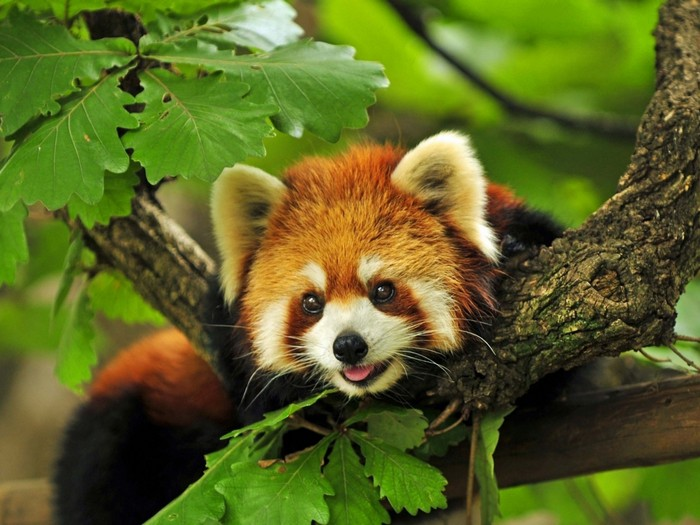
#> input picture homework-practice-02_part_1_2/panda.jpg, 700 x 525 px
$ jupyter execute lab2.AvdeenkoMD_NPM.ipynb
#> lines starting #> are read from the running program, lines starting #| are printed output that depends on the picture
**Часть 1**

[cell 1]
from PIL import Image
import numpy as np
from matplotlib import pyplot as plt
import os

img = Image.open('panda.jpg')
#> img is the input picture: PIL image 700x525 RGB; mean R, G, B 91, 99.9, 35
w, h = img.size
#> w = 700; h = 525
img = img.resize((w//4, h//4))
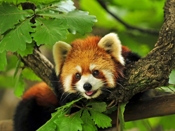
#> img: PIL image 175x131 RGB; mean R, G, B 91, 99.9, 35
w, h = img.size
#> w = 175; h = 131

x = np.array(img, dtype=np.float32)
print(f"Форма массива: {x.shape}")
#| Форма массива: (131, 175, 3)

def compress_channel(channel, k):
    U, S, V = np.linalg.svd(channel, full_matrices=False)
    compressed = U[:, :k] @ np.diag(S[:k]) @ V[:k, :]
    return np.clip(compressed, 0, 255).astype(np.uint8)

def compress_rgb_image(image_array, k):
    if len(image_array.shape) == 3:
        compressed_channels = []
        for i in range(3):
            compressed_channel = compress_channel(image_array[:, :, i], k)
            compressed_channels.append(compressed_channel)
        return np.stack(compressed_channels, axis=2)
    else:
        return compress_channel(image_array, k)

def calculate_size(U, S, V, k):
    m, n = U.shape[0], V.shape[1]
    size_compressed = (m * k + k + n * k) * 4
    size_original = m * n * 3 * 4
    return size_compressed, size_original

k_values = [1, 2, 10, 30, 100]

fig, axes = plt.subplots(2, 3, figsize=(20, 10))
axes = axes.flatten()

axes[0].imshow(x.astype(np.uint8))
axes[0].set_title('Оригинал')
axes[0].axis('off')

for i, k in enumerate(k_values, 1):
    if i >= len(axes):
        break

    compressed_img = compress_rgb_image(x, k)

    U, S, V = np.linalg.svd(x[:, :, 0], full_matrices=False)
    size_compressed, size_original = calculate_size(U, S, V, k)
    compression_ratio = size_original / size_compressed

    axes[i].imshow(compressed_img)
    axes[i].set_title(f'k={k}\nСжатие: {compression_ratio:.1f}x')
    axes[i].axis('off')

    Image.fromarray(compressed_img).save(f'compressed_k_{k}.jpg')
#> this loop made 5 passes
#> (size_compressed, compression_ratio) on passes 1 to 5: (1228, 224), (2456, 112), (12280, 22.4), (36840, 7.47), (122800, 2.24)
#> pass 1, in compress_channel, `U, S, V = np.linalg.svd(channel, full_matrices=False)`:
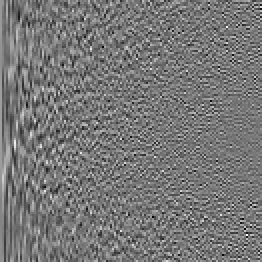
#> U: shape (131, 131) float32 (shown 2 times larger); min -0.341, max 0.387, mean 0.000565; drawn with min black and max white
#> pass 1, in compress_channel, `U, S, V = np.linalg.svd(channel, full_matrices=False)`:
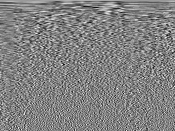
#> V: shape (131, 175) float32; min -0.302, max 0.292, mean 0.000733; drawn with min black and max white
#> pass 1, in compress_channel, `compressed = U[:, :k] @ np.diag(S[:k]) @ V[:k, :]`:
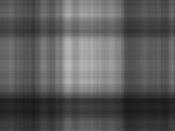
#> compressed: shape (131, 175) float32; min 25.01, max 187.4, mean 90.3
#> pass 1, in compress_channel (call 2), `U, S, V = np.linalg.svd(channel, full_matrices=False)`:
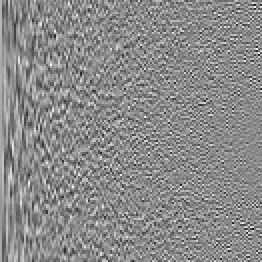
#> U: shape (131, 131) float32 (shown 2 times larger); min -0.388, max 0.328, mean 0.000856; drawn with min black and max white

plt.tight_layout()
plt.show()
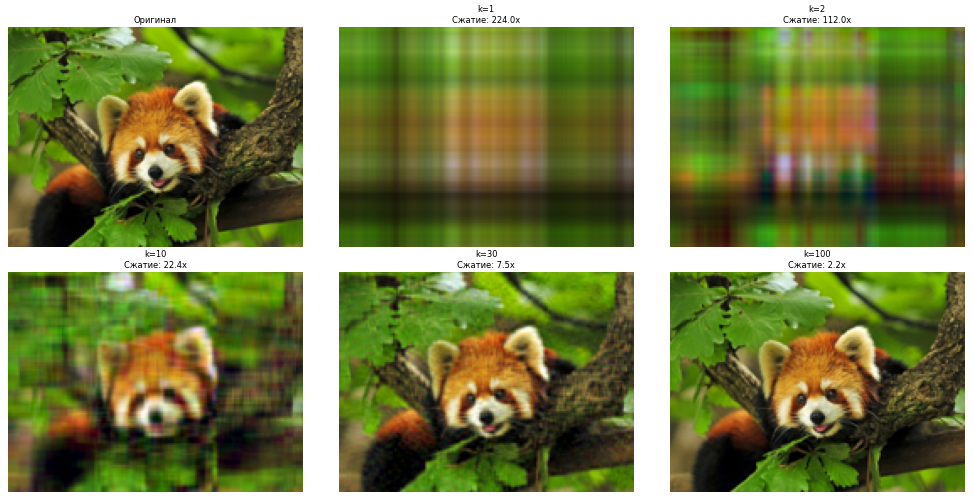
#> figure drawn by matplotlib, 6 panels

**Часть 2**

Многомерное Гауссово распределение

[cell 2]
import numpy as np
import matplotlib.pyplot as plt

M = 200
sigma1 = 0.1
sigma2 = 0.5
alpha = np.pi / 4  # угол поворота 45 градусов

x1 = np.random.randn(M, 1) * sigma1
x2 = np.random.randn(M, 1) * sigma2
X = np.concatenate((x1, x2), axis=1)

R = np.array([[np.cos(alpha), -np.sin(alpha)],
              [np.sin(alpha), np.cos(alpha)]])

X_rotated = X @ R.T

cov_matrix = R @ np.diag([sigma1**2, sigma2**2]) @ R.T
X_multivariate = np.random.multivariate_normal([0, 0], cov_matrix, M)

cov_rotated = np.cov(X_rotated.T)
cov_multivariate = np.cov(X_multivariate.T)

print("Матрица ковариации для повернутых точек:")
print(cov_rotated)
print("\nМатрица ковариации для multivariate_normal:")
print(cov_multivariate)

plt.figure(figsize=(12, 5))

plt.subplot(1, 2, 1)
plt.scatter(X_rotated[:, 0], X_rotated[:, 1], alpha=0.6, s=30, label='Повернутые')
plt.scatter(X_multivariate[:, 0], X_multivariate[:, 1], alpha=0.6, s=30, label='multivariate_normal')
plt.xlabel('x1')
plt.ylabel('x2')
plt.title('Сравнение облаков точек')
plt.legend()
plt.grid(True, alpha=0.3)

plt.subplot(1, 2, 2)
plt.scatter(X[:, 0], X[:, 1], alpha=0.6, s=30)
plt.xlabel('x1')
plt.ylabel('x2')
plt.title('Исходное распределение (до поворота)')
plt.grid(True, alpha=0.3)

plt.tight_layout()
plt.show()
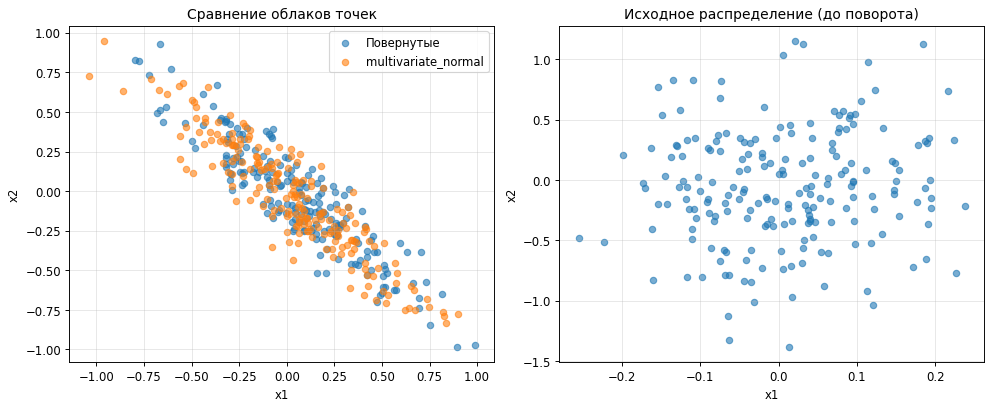
#> figure drawn by matplotlib, 2 panels

Плотность вероятности гауссового распределения

[cell 3]
import numpy as np
import matplotlib.pyplot as plt
from scipy.stats import multivariate_normal

np.random.seed(42)
points = np.random.multivariate_normal(mean=[0, 0], cov=[[0.3, 0], [0, 0.1]], size=200)

xx = np.linspace(-1, 1, 100)
yy = np.linspace(-1, 1, 100)
XX, YY = np.meshgrid(xx, yy)
pp = np.stack((XX.flatten(), YY.flatten()), axis=1)

mu = np.mean(points, axis=0)
C = np.cov(points, rowvar=False)
m = multivariate_normal(mean=mu, cov=C)

ZZ = m.pdf(pp).reshape(XX.shape)

plt.figure(figsize=(8, 6))
IMG = plt.pcolor(XX, YY, ZZ, cmap='PRGn', shading='auto')
plt.colorbar(IMG, label='Плотность вероятности')

CS = plt.contour(XX, YY, ZZ, levels=[0.2, 0.4, 0.6, 0.8, 0.9], colors='k')
plt.clabel(CS, inline=1, fontsize=10)

plt.scatter(points[:, 0], points[:, 1], c='red', s=20, alpha=0.7, label='Точки данных')
plt.scatter(mu[0], mu[1], c='yellow', s=100, marker='*', edgecolors='black', label='Среднее')
plt.xlabel('X')
plt.ylabel('Y')
plt.title('Двумерное гауссовское распределение')
plt.legend()
plt.grid(True, alpha=0.3)
plt.tight_layout()
plt.show()
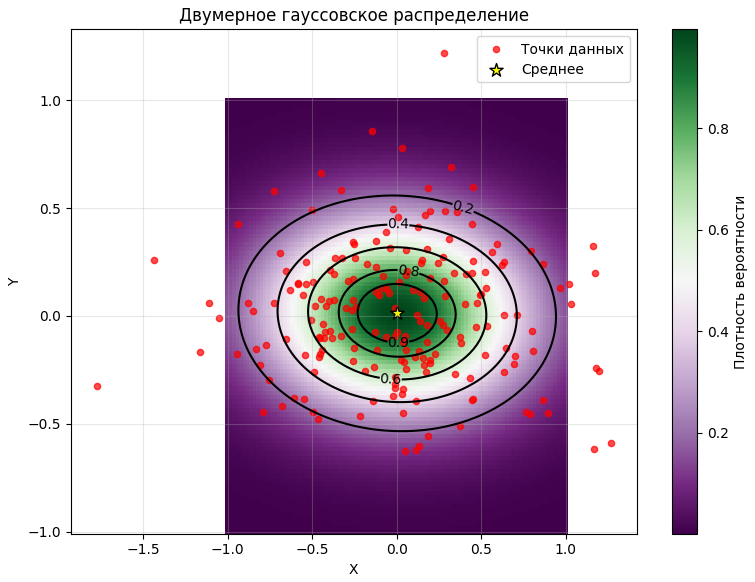
#> figure drawn by matplotlib, 2 panels

Бинарная классификация

[cell 4]
import numpy as np
import matplotlib.pyplot as plt
from sklearn.datasets import make_blobs

np.random.seed(42)
X, y = make_blobs(n_samples=1000, n_features=2, centers=2, cluster_std=2.0)

X0, X1 = X[y == 0], X[y == 1]
mu0, mu1 = np.mean(X0, axis=0), np.mean(X1, axis=0)
C0, C1 = np.cov(X0, rowvar=False), np.cov(X1, rowvar=False)
p0, p1 = len(X0)/len(X), len(X1)/len(X)

print("Результаты:")
print(f"Класс 0: {len(X0)} точек, μ={mu0}, p={p0:.3f}")
print(f"Класс 1: {len(X1)} точек, μ={mu1}, p={p1:.3f}")
print(f"\nКовариация C₀:\n{C0}\n\nКовариация C₁:\n{C1}")

plt.figure(figsize=(10, 6))
plt.scatter(X0[:, 0], X0[:, 1], alpha=0.6, label='Класс 0')
plt.scatter(X1[:, 0], X1[:, 1], alpha=0.6, label='Класс 1')
plt.scatter(mu0[0], mu0[1], s=200, marker='X', c='orange', label='μ₀')
plt.scatter(mu1[0], mu1[1], s=200, marker='X', c='red', label='μ₁')
plt.xlabel('Признак 1'), plt.ylabel('Признак 2')
plt.title('Случайный датасет с двумя классами')
plt.legend(), plt.grid(True, alpha=0.3)
plt.show()
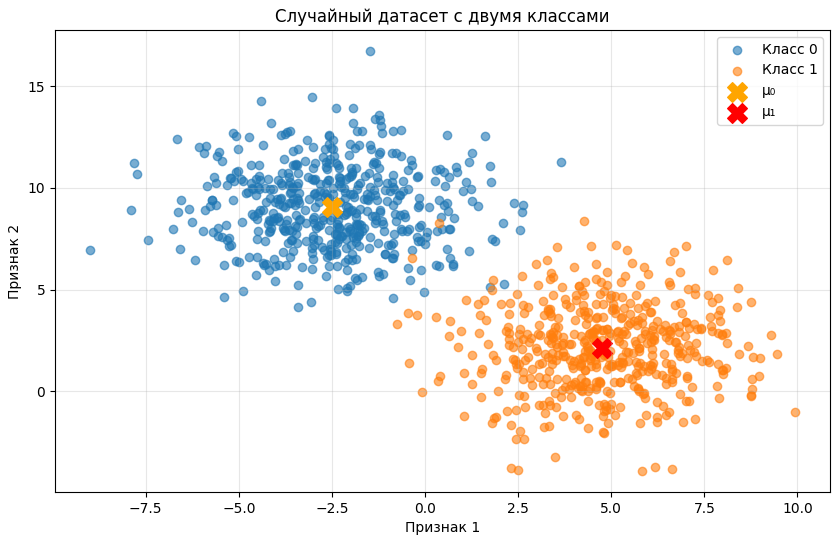
#> figure drawn by matplotlib, 1 panel

[cell 5]
import numpy as np
import matplotlib.pyplot as plt
from sklearn.datasets import make_blobs

X, y = make_blobs(n_samples=1000, n_features=2, centers=2, cluster_std=2.0, random_state=42)
X0, X1 = X[y == 0], X[y == 1]
mu0, mu1 = np.mean(X0, axis=0), np.mean(X1, axis=0)
C0, C1 = np.cov(X0, rowvar=False), np.cov(X1, rowvar=False)
p0, p1 = len(X0)/len(X), len(X1)/len(X)

x_min, x_max = X[:, 0].min()-1, X[:, 0].max()+1
y_min, y_max = X[:, 1].min()-1, X[:, 1].max()+1
xx, yy = np.meshgrid(np.linspace(x_min, x_max, 200), np.linspace(y_min, y_max, 200))


def decision_function(x):# Функция решения
    diff = np.zeros(x.shape[0])
    for i, point in enumerate(x):
        log_p0 = -0.5*np.log(np.linalg.det(C0)) - 0.5*(point-mu0).T@np.linalg.inv(C0)@(point-mu0) + np.log(p0)
        log_p1 = -0.5*np.log(np.linalg.det(C1)) - 0.5*(point-mu1).T@np.linalg.inv(C1)@(point-mu1) + np.log(p1)
        diff[i] = log_p0 - log_p1
    return diff

Z = decision_function(np.c_[xx.ravel(), yy.ravel()]).reshape(xx.shape)

plt.figure(figsize=(10, 8))
plt.contourf(xx, yy, Z, alpha=0.6, cmap='pink', levels=50)
plt.colorbar(label='log p(y=0|x) - log p(y=1|x)')
plt.contour(xx, yy, Z, levels=[0], colors='black', linewidths=2)
plt.scatter(X0[:, 0], X0[:, 1], alpha=0.7, label='Класс 0')
plt.scatter(X1[:, 0], X1[:, 1], alpha=0.7, label='Класс 1')
plt.scatter(mu0[0], mu0[1], s=150, marker='X', c='orange', label='μ₀')
plt.scatter(mu1[0], mu1[1], s=150, marker='X', c='red', label='μ₁')
plt.xlabel('Признак 1'), plt.ylabel('Признак 2')
plt.title('Разделяющая кривая GDA')
plt.legend(), plt.grid(alpha=0.3)
plt.show()
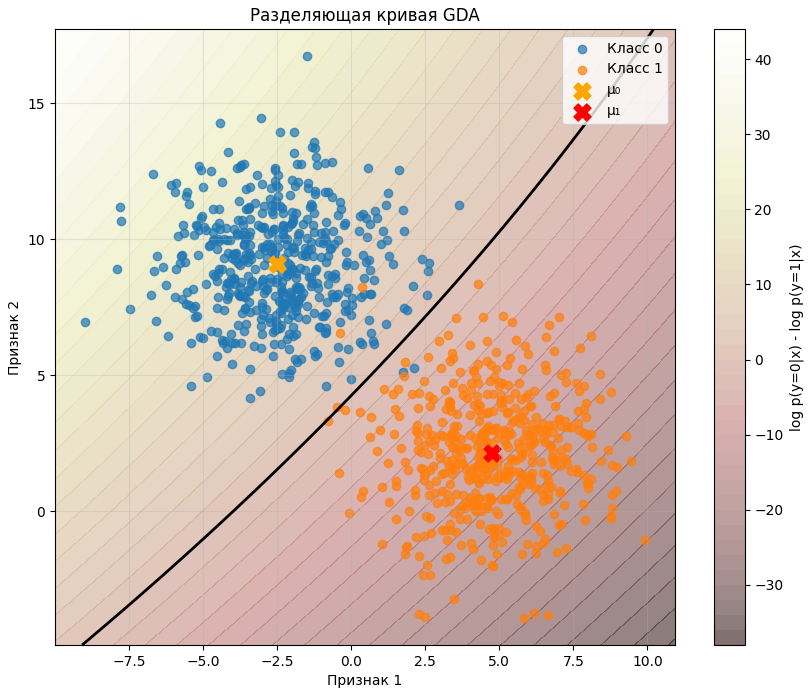
#> figure drawn by matplotlib, 2 panels

$ run again, with homework-practice-02_part_1_2/compressed_k_2.jpg copied over homework-practice-02_part_1_2/panda.jpg
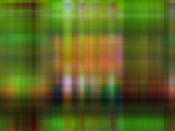
#> input picture homework-practice-02_part_1_2/compressed_k_2.jpg, 175 x 131 px
#> img is the input picture: PIL image 175x131 RGB; mean R, G, B 90.1, 99.4, 34.2
#> img: PIL image 43x32 RGB
#| Форма массива: (32, 43, 3)
#> the loop `for i, k in enumerate(k_values, 1):` made 5 passes
#> (size_compressed, compression_ratio) on passes 1 to 5: (304, 54.32), (608, 27.16), (3040, 5.43), (9120, 1.81), (30400, 0.543)
#> pass 1, in compress_channel, `U, S, V = np.linalg.svd(channel, full_matrices=False)`:
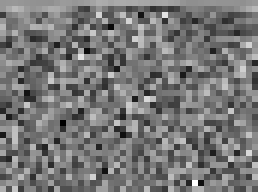
#> V: shape (32, 43) float32 (shown 6 times larger); min -0.47, max 0.544, mean 0.0039; drawn with min black and max white
#> pass 1, in compress_channel (call 2), `U, S, V = np.linalg.svd(channel, full_matrices=False)`:
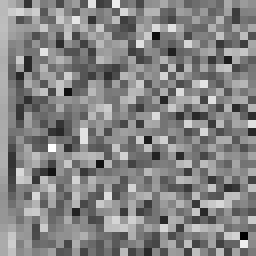
#> U: shape (32, 32) float32 (shown 8 times larger); min -0.539, max 0.516, mean 0.00566; drawn with min black and max white
